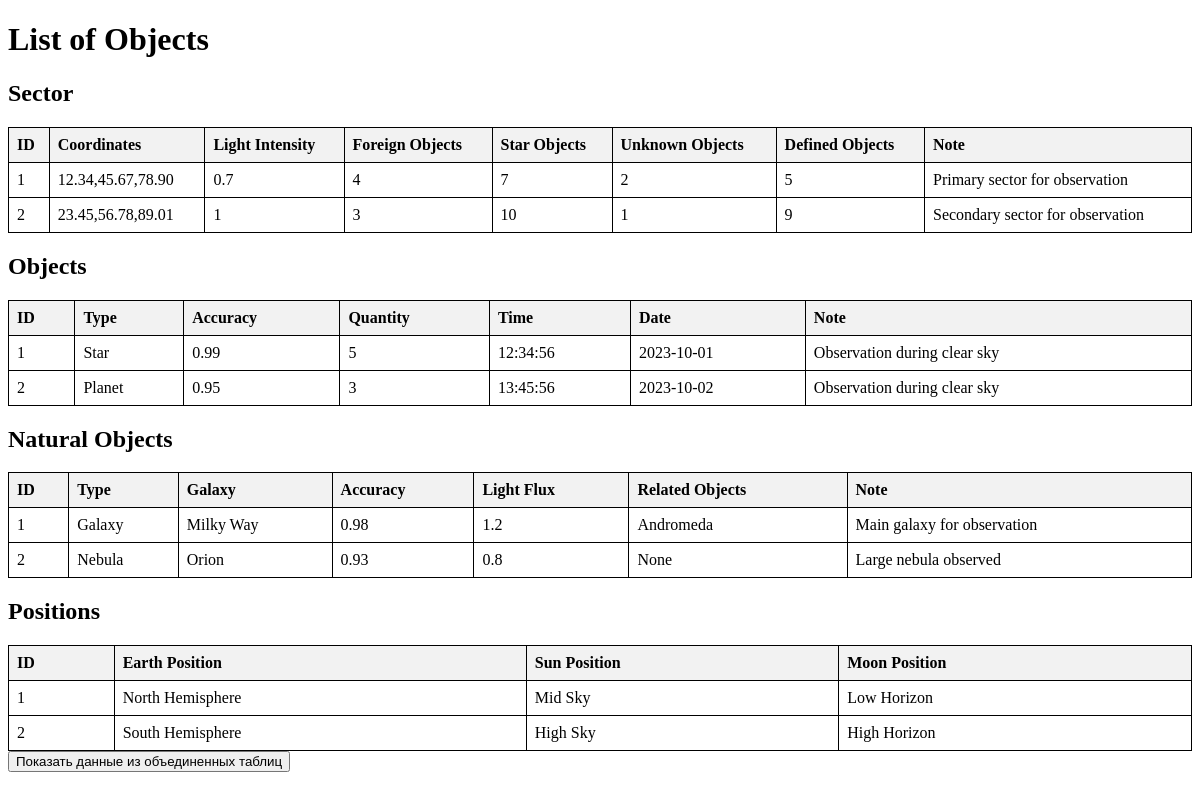
The page / on the database its author committed.
### tables this page shows
CREATE TABLE Sector (
    id INT AUTO_INCREMENT PRIMARY KEY,
    coordinates VARCHAR(255) NOT NULL,
    light_intensity FLOAT NOT NULL,
    foreign_objects INT NOT NULL,
    star_objects INT NOT NULL,
    unknown_objects INT NOT NULL,
    defined_objects INT NOT NULL,
    note TEXT
);

CREATE TABLE Objects (
    id INT AUTO_INCREMENT PRIMARY KEY,
    type VARCHAR(255) NOT NULL,
    accuracy FLOAT NOT NULL,
    quantity INT NOT NULL,
    time TIME NOT NULL,
    date DATE NOT NULL,
    note TEXT
);

CREATE TABLE NaturalObjects (
    id INT AUTO_INCREMENT PRIMARY KEY,
    type VARCHAR(255) NOT NULL,
    galaxy VARCHAR(255),
    accuracy FLOAT NOT NULL,
    light_flux FLOAT NOT NULL,
    related_objects VARCHAR(255),
    note TEXT
);

CREATE TABLE Positions (
    id INT AUTO_INCREMENT PRIMARY KEY,
    earth_position VARCHAR(255) NOT NULL,
    sun_position VARCHAR(255) NOT NULL,
    moon_position VARCHAR(255) NOT NULL
);

### index.php (the view, shortened to what this page needs)
<?php
include 'config.php';
?>
<!doctype html>
<html lang="en">
<head>
</head>
<body>
    <h1>List of Objects</h1>
    <h2>Sector</h2>
    <table>
        <tr>
            <th>ID</th>
            <th>Coordinates</th>
            <th>Light Intensity</th>
            <th>Foreign Objects</th>
            <th>Star Objects</th>
            <th>Unknown Objects</th>
            <th>Defined Objects</th>
            <th>Note</th>
        </tr>
        <?php
        $stmt = $conn->query("SELECT * FROM Sector");
        while ($row = $stmt->fetch(PDO::FETCH_ASSOC)) {
            echo "<tr>
                    <td>" . $row['id'] . "</td>
                    <td>" . $row['coordinates'] . "</td>
                    <td>" . $row['light_intensity'] . "</td>
                    <td>" . $row['foreign_objects'] . "</td>
                    <td>" . $row['star_objects'] . "</td>
                    <td>" . $row['unknown_objects'] . "</td>
                    <td>" . $row['defined_objects'] . "</td>
                    <td>" . $row['note'] . "</td>
                  </tr>";
        }
        ?>
    </table>
    <h2>Objects</h2>
    <table>
        <tr>
            <th>ID</th>
            <th>Type</th>
            <th>Accuracy</th>
            <th>Quantity</th>
            <th>Time</th>
            <th>Date</th>
            <th>Note</th>
        </tr>
        <?php
        $stmt = $conn->query("SELECT * FROM Objects");
        while ($row = $stmt->fetch(PDO::FETCH_ASSOC)) {
            echo "<tr>
                    <td>" . $row['id'] . "</td>
                    <td>" . $row['type'] . "</td>
                    <td>" . $row['accuracy'] . "</td>
                    <td>" . $row['quantity'] . "</td>
                    <td>" . $row['time'] . "</td>
                    <td>" . $row['date'] . "</td>
                    <td>" . $row['note'] . "</td>
                  </tr>";
        }
        ?>
    </table>
    <h2>Natural Objects</h2>
    <table>
        <tr>
            <th>ID</th>
            <th>Type</th>
            <th>Galaxy</th>
            <th>Accuracy</th>
            <th>Light Flux</th>
            <th>Related Objects</th>
            <th>Note</th>
        </tr>
        <?php
        $stmt = $conn->query("SELECT * FROM NaturalObjects");
        while ($row = $stmt->fetch(PDO::FETCH_ASSOC)) {
            echo "<tr>
                    <td>" . $row['id'] . "</td>
                    <td>" . $row['type'] . "</td>
                    <td>" . $row['galaxy'] . "</td>
                    <td>" . $row['accuracy'] . "</td>
                    <td>" . $row['light_flux'] . "</td>
                    <td>" . $row['related_objects'] . "</td>
                    <td>" . $row['note'] . "</td>
                  </tr>";
        }
        ?>
    </table>
    <h2>Positions</h2>
    <table>
        <tr>
            <th>ID</th>
            <th>Earth Position</th>
            <th>Sun Position</th>
            <th>Moon Position</th>
        </tr>
        <?php
        $stmt = $conn->query("SELECT * FROM Positions");
        while ($row = $stmt->fetch(PDO::FETCH_ASSOC)) {
            echo "<tr>
                    <td>" . $row['id'] . "</td>
                    <td>" . $row['earth_position'] . "</td>
                    <td>" . $row['sun_position'] . "</td>
                    <td>" . $row['moon_position'] . "</td>
                  </tr>";
        }
        ?>
    </table>
    <form action="join.php" method="get">
        <button type="submit">Показать данные из объединенных таблиц</button>
    </form>
</body>
</html>

### index.php (style rules this page uses)
table { width: 100%; border-collapse: collapse; }
table, th, td { border: 1px solid black; }
th, td { padding: 8px; text-align: left; }
th { background-color: #f2f2f2; }

### rows shown on the page
sector: id "1", coordinates "12.34,45.67,78.90", light_intensity "0.7", foreign_objects "4", star_objects "7", unknown_objects "2", defined_objects "5", note "Primary sector for observation"
sector: id "2", coordinates "23.45,56.78,89.01", light_intensity "1", foreign_objects "3", star_objects "10", unknown_objects "1", defined_objects "9", note "Secondary sector for observation"
objects: id "1", type "Star", accuracy "0.99", quantity "5", time "12:34:56", date "2023-10-01", note "Observation during clear sky"
objects: id "2", type "Planet", accuracy "0.95", quantity "3", time "13:45:56", date "2023-10-02", note "Observation during clear sky"
naturalobjects: id "1", type "Galaxy", galaxy "Milky Way", accuracy "0.98", light_flux "1.2", related_objects "Andromeda", note "Main galaxy for observation"
naturalobjects: id "2", type "Nebula", galaxy "Orion", accuracy "0.93", light_flux "0.8", related_objects "None", note "Large nebula observed"
positions: id "1", earth_position "North Hemisphere", sun_position "Mid Sky", moon_position "Low Horizon"
positions: id "2", earth_position "South Hemisphere", sun_position "High Sky", moon_position "High Horizon"
